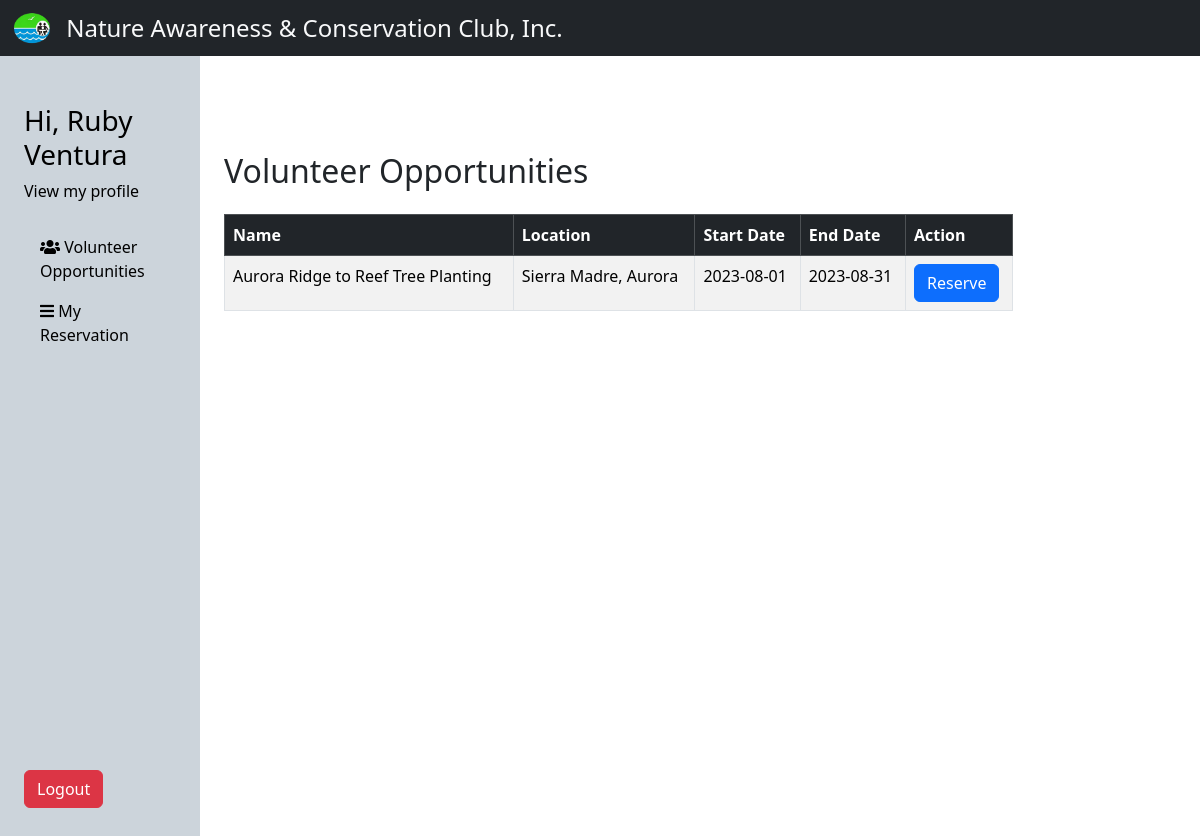
Page /clientvolunteer.php (signed in) on the committed database.
### tables this page shows
CREATE TABLE `program` (
  `id` int(11) NOT NULL,
  `name` varchar(50) NOT NULL,
  `location` varchar(50) NOT NULL,
  `description` text NOT NULL,
  `start_date` date NOT NULL,
  `end_date` date NOT NULL,
  `admin_id` int(11) NOT NULL
);

### clientvolunteer.php (the view, shortened to what this page needs)
<?php
require_once "config.php";
$sql = "SELECT * FROM program";
$result = $conn->query($sql);
$num_rows = $result->num_rows;
?>
<!DOCTYPE html>
<html lang="en">
<head>
        <?php include("panelheader.php")?>
        <div class="col-md-10">
            <div class="container mt-5 d-flex flex-column justify-content-center">
                <br> <br>
                <div class="row mb-3">
                    <div class="col">
                        <h2>Volunteer Opportunities</h2>
                    </div>
                </div>
                <div class="row">
                    <div class="col-sm-10">
                    <table class="table table-bordered table-striped">
                        <thead class="table-dark">
                            <tr style="background-color: black;color: white;">
                                <th>Name</th>
                                <th>Location</th>
                                <th>Start Date</th>
                                <th>End Date</th>
                                <th>Action</th>
                            </tr>
                        </thead>
                        <?php
                            if ($num_rows > 0) {
                            ?>
                        <tbody>
                        <?php
                                while ($row = $result->fetch_assoc())
                                {
                                    $id = $row['id'];
                                    echo '<tr>';
                                    echo '<td>' . $row['name'] . '</td>';
                                    echo '<td>' . $row['location'] . '</td>';
                                    echo '<td>' . $row['start_date'] . '</td>';
                                    echo '<td>' . $row['end_date'] . '</td>';
                                    echo '<td>';
                                    echo '<a href="clientreserve.php?id='.$id.'"><button type="button" class="btn btn-primary">
                                    Reserve</button></a>';
                                    echo '</td>';
                                    echo '</tr>';
                                }
                                ?>
                        </tbody>
                        <?php
                            } else {
                                echo '<tbody>';
                                echo '<tr>';
                                echo '<tr><td colspan="5" style="text-align: center;">No Details</td>';
                                echo '</tr>';
                                echo '</tbody>';
                            }
                            ?>
                    </table>
                </div>
            </div>
        </div>
    </div>
       <?php include('panelfooter.php') ?>

### panelheader.php (style rules this page uses)
body { margin: 0; padding: 0; }

### rows in the picture
program: name "Aurora Ridge to Reef Tree Planting", location "Sierra Madre, Aurora", start_date "2023-08-01", end_date "2023-08-31"

### other values in the picture
$_SESSION['username'] "Ruby Ventura"
